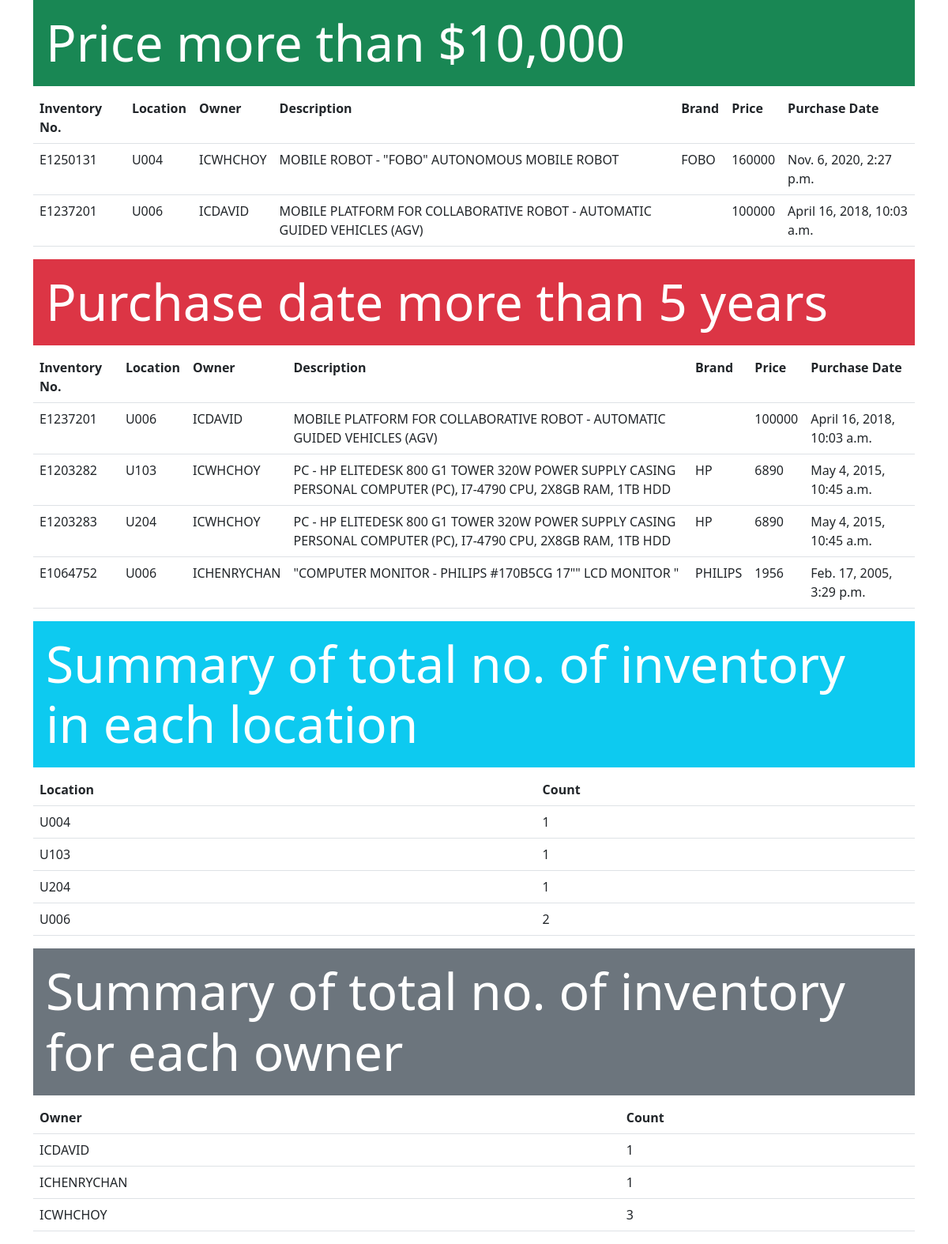
Screenshot of /inventory/ with the database file from the repository.
### inventory/models.py (models this page shows, shortened)
class item(models.Model):
    inventory_no = models.CharField(max_length=8)
    loc = models.CharField(max_length = 5)
    owner = models.CharField(max_length = 20)
    desc = models.TextField()
    brand = models.CharField(max_length = 20,  blank=True)
    price = models.IntegerField()
    purchase_date = models.DateTimeField()
    class Meta:
        verbose_name_plural = 'items'

### inventory/views.py (the view)
# urls.py: path('inventory/', views.inventory),]
def inventory(request):
    current_date = datetime.now().date()
    five_years_ago = current_date - timedelta(days=5*365)
    e1 = item.objects.filter(price__gte = 10000)
    e2 = item.objects.filter(purchase_date__lte=five_years_ago)
    e3= item.objects.values('loc').annotate(Count('id')).order_by('id__count')
    e4= item.objects.values('owner').annotate(Count('id')).order_by('id__count')
    context = {'con1':e1, 'con2':e2, 'con3':e3, 'con4':e4} # Store the data in "context" dictionaries
    return render(request, 'inventory/inventory.html', context) # Pass the context to HTML template

### inventory/templates/inventory/inventory.html (shortened to what this page needs)
<!DOCTYPE html>
<html>
<head>
    <link href="https://cdn.jsdelivr.net/npm/bootstrap@5.0.0/dist/css/bootstrap.min.css" rel="stylesheet">
</head>
<body>
    <div class="container">
        <h1 class="display-3 p-3 mb-2 bg-success text-white">Price more than $10,000</h1>
        <table class="table">
            <tr>
                <th>Inventory No.</th>
                <th>Location</th>
                <th>Owner</th>
                <th>Description</th>
                <th>Brand</th>
                <th>Price</th>
                <th>Purchase Date</th>
            </tr>
            {% for item in con1 %}
            <tr>
                <td>{{ item.inventory_no }}</td>
                <td>{{ item.loc }}</td>
                <td>{{ item.owner }}</td>
                <td>{{ item.desc }}</td>
                <td>{{ item.brand }}</td>
                <td>{{ item.price }}</td>
                <td>{{ item.purchase_date }}</td>
            </tr>
            {% endfor %}
        </table>
        <h1 class="display-3 p-3 mb-2 bg-danger text-white">Purchase date more than 5 years</h1>
        <table class="table">
            <tr>
                <th>Inventory No.</th>
                <th>Location</th>
                <th>Owner</th>
                <th>Description</th>
                <th>Brand</th>
                <th>Price</th>
                <th>Purchase Date</th>
            </tr>
            {% for item in con2 %}
            <tr>
                <td>{{ item.inventory_no }}</td>
                <td>{{ item.loc }}</td>
                <td>{{ item.owner }}</td>
                <td>{{ item.desc }}</td>
                <td>{{ item.brand }}</td>
                <td>{{ item.price }}</td>
                <td>{{ item.purchase_date }}</td>
            </tr>
            {% endfor %}
        </table>
        <h1 class="display-3 p-3 mb-2 bg-info text-white">Summary of total no. of inventory in each location</h1>
        <table class="table">
            <tr>
                <th>Location</th>
                <th>Count</th>
            </tr>
            {% for item in con3 %}
            <tr>
                <td>{{ item.loc }}</td>
                <td>{{ item.id__count }}</td>
            </tr>
            {% endfor %}
        </table>
        <h1 class="display-3 p-3 mb-2 bg-secondary text-white">Summary of total no. of inventory for each owner</h1>
        <table class="table">
            <tr>
                <th>Owner</th>
                <th>Count</th>
            </tr>
            {% for item in con4 %}
            <tr>
                <td>{{ item.owner }}</td>
                <td>{{ item.id__count }}</td>
            </tr>
            {% endfor %}
        </table>
    </div>
</body>
</html>

### rows the page displays
item: inventory_no "E1250131", loc "U004", owner "ICWHCHOY", desc "MOBILE ROBOT - \"FOBO\" AUTONOMOUS MOBILE ROBOT", brand "FOBO", price "160000", purchase_date "Nov. 6, 2020, 2:27 p.m."
item: inventory_no "E1237201", loc "U006", owner "ICDAVID", desc "MOBILE PLATFORM FOR COLLABORATIVE ROBOT - AUTOMATIC GUIDED VEHICLES (AGV)", price "100000", purchase_date "April 16, 2018, 10:03 a.m."
item: inventory_no "E1203282", loc "U103", owner "ICWHCHOY", desc "PC - HP ELITEDESK 800 G1 TOWER 320W POWER SUPPLY CASING PERSONAL COMPUTER (PC), I7-4790 CPU, 2X8GB RAM, 1TB HDD", brand "HP", price "6890", purchase_date "May 4, 2015, 10:45 a.m.", id__count "3"
item: inventory_no "E1203283", loc "U204", owner "ICWHCHOY", desc "PC - HP ELITEDESK 800 G1 TOWER 320W POWER SUPPLY CASING PERSONAL COMPUTER (PC), I7-4790 CPU, 2X8GB RAM, 1TB HDD", brand "HP", price "6890", purchase_date "May 4, 2015, 10:45 a.m."
item: inventory_no "E1064752", loc "U006", owner "ICHENRYCHAN", desc "\"COMPUTER MONITOR - PHILIPS #170B5CG 17\"\" LCD MONITOR \"", brand "PHILIPS", price "1956", purchase_date "Feb. 17, 2005, 3:29 p.m."

### other values shown
{{ item.loc }} "U004" "U103" "U204" "U006"
{{ item.id__count }} "1" "1" "1" "2"
{{ item.owner }} "ICDAVID" "ICHENRYCHAN"
{{ item.id__count }} "1" "1"
